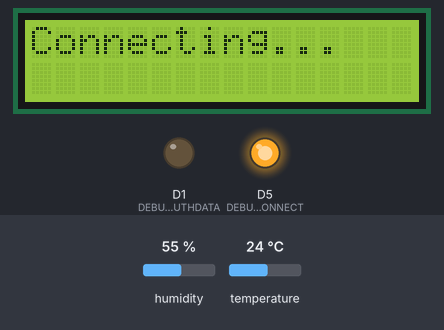
The sketch below on a simulated ESP8266 (NodeMCU). Parts: 16×2 character LCD, output pins drawn as LEDs (lit = HIGH). Inputs (shaded band) come from the test bench; at power-on: humidity 55 %, temperature 24 °C. WiFi joins after 1.5 s; servers stay silent unless stated; what the sketch prints to the serial monitor is not drawn.

Above: at 2.5 s.
At 3.1 s:
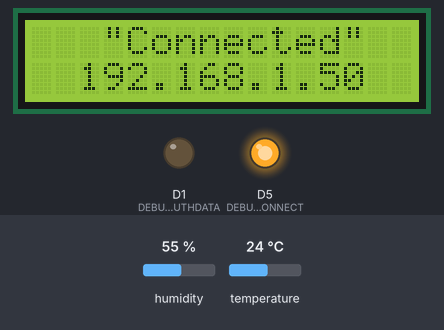
At 5.2 s:
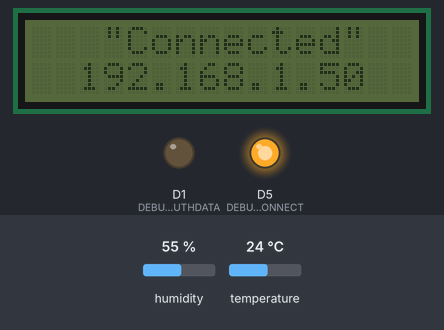
At 6.1 s:
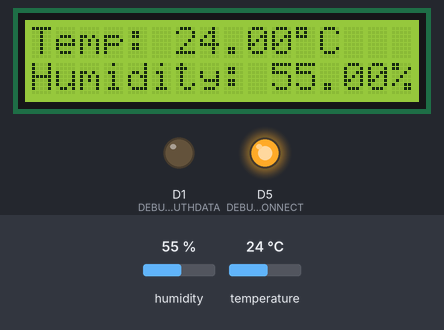
Timing chart, 0 to 7.6 s (numbered marks = the images above):
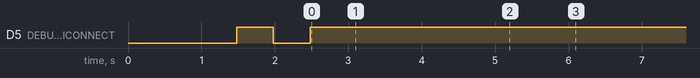

Measured:
- what the display in image 0 shows lasts 0.5 s, from 2.5 s to 3.0 s
- what the display in image 1 shows lasts 2.1 s, from 3.0 s to 5.1 s

The sketch:

ESP___Thing_Speak.ino
```cpp
#include <ESP8266WiFi.h>
#include <ESP8266mDNS.h>
#include <time.h>
#include "DHT.h"
#define DHTPIN D3
#define DHTTYPE DHT11
DHT dht(DHTPIN,DHTTYPE);
#include <LiquidCrystal_I2C.h>
LiquidCrystal_I2C lcd(0x27, 16, 2);

// Config Port
#define DEBUG_WIFICONNECT 14
#define DEBUG_PUTHDATA 5

// Include API form thingspeaks
String apiKey = "VM4GUMP74JT6YMGZ";
const char* server = "api.thingspeak.com";

// Define WiFi SSID and Password
#define WIFI_SSID "Pitsanu01"
#define WIFI_PASSWORD "0930436150"

// Config Timezone
int timezone = 7;
char ntp_server1[20] = "ntp.ku.ac.th";
char ntp_server2[20] = "fw.eng.ku.ac.th";
char ntp_server3[20] = "time.uni.net.th";
int dst = 0;
WiFiClient client;

void setup()
{
  pinMode(DEBUG_WIFICONNECT,OUTPUT);
  pinMode(DEBUG_PUTHDATA,   OUTPUT);
  lcd.begin();
  dht.begin();

  for(int i=0;i<2;i++) //Blink Display two times.
  {
    lcd.backlight();
    delay(350);
    lcd.noBacklight();
    delay(350);
  }
  lcd.backlight(); // Finish for-loop with backlight on

  WiFi.mode(WIFI_STA);
  WiFi.begin(WIFI_SSID, WIFI_PASSWORD);
  lcd.setCursor(0,0);
  lcd.print("Connecting");
  while (WiFi.status() != WL_CONNECTED) {
    lcd.print(".");
    digitalWrite(DEBUG_WIFICONNECT, !digitalRead(DEBUG_WIFICONNECT));
    delay(500);
  }
   digitalWrite(DEBUG_WIFICONNECT, HIGH);
   lcd.clear();
   lcd.setCursor(3,0);
   lcd.print("\"Connected\"");
   lcd.setCursor(2,1);
   lcd.print(WiFi.localIP());
   delay(2000);

  // Blink display 4 times
  for(int i = 0; i< 4; i++)
  {
    lcd.backlight();
    delay(100);
    lcd.noBacklight();
    delay(100);
  }
  lcd.backlight();


}
void loop()
{
  float h = dht.readHumidity();
  // Read temperature as Celsius (the default)
  float t = dht.readTemperature();
  // Read temperature as Fahrenheit (isFahrenheit = true)
  float f = dht.readTemperature(true);

// Thingspeak Instruction
if (client.connect(server,80)) // Connect to api.thingspeak.com
{
String postStr = apiKey;
postStr +="&field1=";
postStr += String(t);
postStr +="&field2=";
postStr += String(h);
postStr += "\r\n\r\n";
client.print("POST /update HTTP/1.1\n");
client.print("Host: api.thingspeak.com\n");
client.print("Connection: close\n");
client.print("X-THINGSPEAKAPIKEY: "+apiKey+"\n");
client.print("Content-Type: application/x-www-form-urlencoded\n");
client.print("Content-Length: ");
client.print(postStr.length());
client.print("\n\n");
client.print(postStr);

 // Show on LCD Display
  lcd.clear();
  lcd.setCursor(0,0);
  lcd.print("Temp: ");
  lcd.print(t);
  lcd.print((char)223);
  lcd.print("C");
  lcd.setCursor(0,1);
  lcd.print("Humidity: ");
  lcd.print(h);
  lcd.print("%");

}
client.stop();
Serial.println("Waiting…");
delay(16500); // Minimum Delay of thingspeak
}
```
